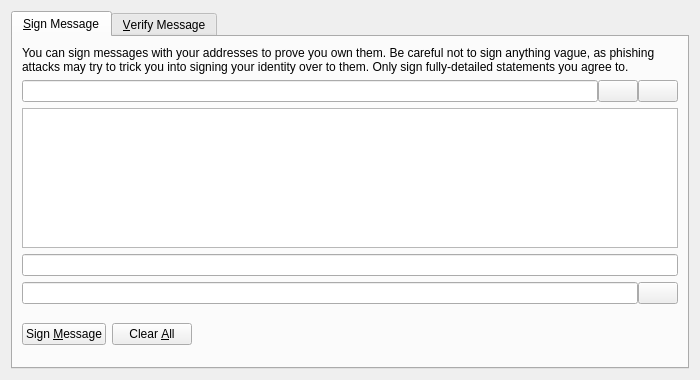
<?xml version="1.0" encoding="UTF-8"?>
<ui version="4.0">
 <class>SignVerifyMessageDialog</class>
 <widget class="QDialog" name="SignVerifyMessageDialog">
  <property name="geometry">
   <rect>
    <x>0</x>
    <y>0</y>
    <width>700</width>
    <height>380</height>
   </rect>
  </property>
  <property name="windowTitle">
   <string>Signatures - Sign / Verify a Message</string>
  </property>
  <property name="modal">
   <bool>true</bool>
  </property>
  <layout class="QVBoxLayout" name="verticalLayout">
   <item>
    <widget class="QTabWidget" name="tabWidget">
     <property name="currentIndex">
      <number>0</number>
     </property>
     <widget class="QWidget" name="tabSignMessage">
      <attribute name="title">
       <string>&amp;Sign Message</string>
      </attribute>
      <layout class="QVBoxLayout" name="verticalLayout_SM">
       <item>
        <widget class="QLabel" name="infoLabel_SM">
         <property name="text">
          <string>You can sign messages with your addresses to prove you own them. Be careful not to sign anything vague, as phishing attacks may try to trick you into signing your identity over to them. Only sign fully-detailed statements you agree to.</string>
         </property>
         <property name="textFormat">
          <enum>Qt::PlainText</enum>
         </property>
         <property name="wordWrap">
          <bool>true</bool>
         </property>
        </widget>
       </item>
       <item>
        <layout class="QHBoxLayout" name="horizontalLayout_1_SM">
         <property name="spacing">
          <number>0</number>
         </property>
         <item>
          <widget class="QValidatedLineEdit" name="addressIn_SM">
           <property name="toolTip">
            <string>The address to sign the message with (e.g. mNS17iag9jJgTHD1VXjvLCEnZuQ3rJDE9L)</string>
           </property>
           <property name="maxLength">
            <number>34</number>
           </property>
          </widget>
         </item>
         <item>
          <widget class="QPushButton" name="addressBookButton_SM">
           <property name="toolTip">
            <string>Choose an address from the address book</string>
           </property>
           <property name="text">
            <string/>
           </property>
           <property name="icon">
            <iconset resource="../bitcoin.qrc">
             <normaloff>:/icons/address-book</normaloff>:/icons/address-book</iconset>
           </property>
           <property name="shortcut">
            <string>Alt+A</string>
           </property>
           <property name="autoDefault">
            <bool>false</bool>
           </property>
          </widget>
         </item>
         <item>
          <widget class="QPushButton" name="pasteButton_SM">
           <property name="toolTip">
            <string>Paste address from clipboard</string>
           </property>
           <property name="text">
            <string/>
           </property>
           <property name="icon">
            <iconset resource="../bitcoin.qrc">
             <normaloff>:/icons/editpaste</normaloff>:/icons/editpaste</iconset>
           </property>
           <property name="shortcut">
            <string>Alt+P</string>
           </property>
           <property name="autoDefault">
            <bool>false</bool>
           </property>
          </widget>
         </item>
        </layout>
       </item>
       <item>
        <widget class="QPlainTextEdit" name="messageIn_SM">
         <property name="toolTip">
          <string>Enter the message you want to sign here</string>
         </property>
        </widget>
       </item>
       <item>
        <widget class="QValidatedLineEdit" name="pubkeyOut_VM">
         <property name="toolTip">
          <string>The public key used to sign the message</string>
         </property>
         <property name="maxLength">
          <number>128</number>
         </property>
        </widget>
       </item>
       <item>
        <layout class="QHBoxLayout" name="horizontalLayout_2_SM">
         <property name="spacing">
          <number>0</number>
         </property>
         <item>
          <widget class="QLineEdit" name="signatureOut_SM">
           <property name="font">
            <font>
             <italic>true</italic>
            </font>
           </property>
           <property name="readOnly">
            <bool>true</bool>
           </property>
          </widget>
         </item>
         <item>
          <widget class="QPushButton" name="copySignatureButton_SM">
           <property name="toolTip">
            <string>Copy the current signature to the system clipboard</string>
           </property>
           <property name="text">
            <string/>
           </property>
           <property name="icon">
            <iconset resource="../bitcoin.qrc">
             <normaloff>:/icons/editcopy</normaloff>:/icons/editcopy</iconset>
           </property>
           <property name="autoDefault">
            <bool>false</bool>
           </property>
          </widget>
         </item>
        </layout>
       </item>
       <item>
        <layout class="QHBoxLayout" name="horizontalLayout_3_SM">
         <item>
          <widget class="QPushButton" name="signMessageButton_SM">
           <property name="toolTip">
            <string>Sign the message to prove you own this 365Coin address</string>
           </property>
           <property name="text">
            <string>Sign &amp;Message</string>
           </property>
           <property name="icon">
            <iconset resource="../bitcoin.qrc">
             <normaloff>:/icons/edit</normaloff>:/icons/edit</iconset>
           </property>
           <property name="autoDefault">
            <bool>false</bool>
           </property>
          </widget>
         </item>
         <item>
          <widget class="QPushButton" name="clearButton_SM">
           <property name="toolTip">
            <string>Reset all sign message fields</string>
           </property>
           <property name="text">
            <string>Clear &amp;All</string>
           </property>
           <property name="icon">
            <iconset resource="../bitcoin.qrc">
             <normaloff>:/icons/remove</normaloff>:/icons/remove</iconset>
           </property>
           <property name="autoDefault">
            <bool>false</bool>
           </property>
          </widget>
         </item>
         <item>
          <spacer name="horizontalSpacer_1_SM">
           <property name="orientation">
            <enum>Qt::Horizontal</enum>
           </property>
           <property name="sizeHint" stdset="0">
            <size>
             <width>40</width>
             <height>48</height>
            </size>
           </property>
          </spacer>
         </item>
         <item>
          <widget class="QLabel" name="statusLabel_SM">
           <property name="font">
            <font>
             <weight>75</weight>
             <bold>true</bold>
            </font>
           </property>
           <property name="text">
            <string/>
           </property>
           <property name="wordWrap">
            <bool>true</bool>
           </property>
          </widget>
         </item>
         <item>
          <spacer name="horizontalSpacer_2_SM">
           <property name="orientation">
            <enum>Qt::Horizontal</enum>
           </property>
           <property name="sizeHint" stdset="0">
            <size>
             <width>40</width>
             <height>48</height>
            </size>
           </property>
          </spacer>
         </item>
        </layout>
       </item>
      </layout>
     </widget>
     <widget class="QWidget" name="tabVerifyMessage">
      <attribute name="title">
       <string>&amp;Verify Message</string>
      </attribute>
      <layout class="QVBoxLayout" name="verticalLayout_VM">
       <item>
        <widget class="QLabel" name="infoLabel_VM">
         <property name="text">
          <string>Enter the signing address, message (ensure you copy line breaks, spaces, tabs, etc. exactly) and signature below to verify the message. Be careful not to read more into the signature than what is in the signed message itself, to avoid being tricked by a man-in-the-middle attack.</string>
         </property>
         <property name="textFormat">
          <enum>Qt::PlainText</enum>
         </property>
         <property name="alignment">
          <set>Qt::AlignLeading|Qt::AlignLeft|Qt::AlignTop</set>
         </property>
         <property name="wordWrap">
          <bool>true</bool>
         </property>
        </widget>
       </item>
       <item>
        <layout class="QHBoxLayout" name="horizontalLayout_1_VM">
         <property name="spacing">
          <number>0</number>
         </property>
         <item>
          <widget class="QValidatedLineEdit" name="addressIn_VM">
           <property name="toolTip">
            <string>The address the message was signed with (e.g. mNS17iag9jJgTHD1VXjvLCEnZuQ3rJDE9L)</string>
           </property>
           <property name="maxLength">
            <number>34</number>
           </property>
          </widget>
         </item>
         <item>
          <widget class="QPushButton" name="addressBookButton_VM">
           <property name="toolTip">
            <string>Choose an address from the address book</string>
           </property>
           <property name="text">
            <string/>
           </property>
           <property name="icon">
            <iconset resource="../bitcoin.qrc">
             <normaloff>:/icons/address-book</normaloff>:/icons/address-book</iconset>
           </property>
           <property name="shortcut">
            <string>Alt+A</string>
           </property>
           <property name="autoDefault">
            <bool>false</bool>
           </property>
          </widget>
         </item>
        </layout>
       </item>
       <item>
        <widget class="QPlainTextEdit" name="messageIn_VM"/>
       </item>
       <item>
        <widget class="QValidatedLineEdit" name="pubkeyIn_VM">
         <property name="toolTip">
          <string>The public key used to sign the message</string>
         </property>
         <property name="maxLength">
          <number>128</number>
         </property>
        </widget>
       </item>
       <item>
        <widget class="QValidatedLineEdit" name="signatureIn_VM"/>
       </item>
       <item>
        <layout class="QHBoxLayout" name="horizontalLayout_2_VM">
         <item>
          <widget class="QPushButton" name="verifyMessageButton_VM">
           <property name="toolTip">
            <string>Verify the message to ensure it was signed with the specified 365Coin address</string>
           </property>
           <property name="text">
            <string>Verify &amp;Message</string>
           </property>
           <property name="icon">
            <iconset resource="../bitcoin.qrc">
             <normaloff>:/icons/transaction_0</normaloff>:/icons/transaction_0</iconset>
           </property>
           <property name="autoDefault">
            <bool>false</bool>
           </property>
          </widget>
         </item>
         <item>
          <widget class="QPushButton" name="clearButton_VM">
           <property name="toolTip">
            <string>Reset all verify message fields</string>
           </property>
           <property name="text">
            <string>Clear &amp;All</string>
           </property>
           <property name="icon">
            <iconset resource="../bitcoin.qrc">
             <normaloff>:/icons/remove</normaloff>:/icons/remove</iconset>
           </property>
           <property name="autoDefault">
            <bool>false</bool>
           </property>
          </widget>
         </item>
         <item>
          <spacer name="horizontalSpacer_1_VM">
           <property name="orientation">
            <enum>Qt::Horizontal</enum>
           </property>
           <property name="sizeHint" stdset="0">
            <size>
             <width>40</width>
             <height>48</height>
            </size>
           </property>
          </spacer>
         </item>
         <item>
          <widget class="QLabel" name="statusLabel_VM">
           <property name="font">
            <font>
             <weight>75</weight>
             <bold>true</bold>
            </font>
           </property>
           <property name="text">
            <string/>
           </property>
           <property name="wordWrap">
            <bool>true</bool>
           </property>
          </widget>
         </item>
         <item>
          <spacer name="horizontalSpacer_2_VM">
           <property name="orientation">
            <enum>Qt::Horizontal</enum>
           </property>
           <property name="sizeHint" stdset="0">
            <size>
             <width>40</width>
             <height>48</height>
            </size>
           </property>
          </spacer>
         </item>
        </layout>
       </item>
      </layout>
     </widget>
    </widget>
   </item>
  </layout>
 </widget>
 <customwidgets>
  <customwidget>
   <class>QValidatedLineEdit</class>
   <extends>QLineEdit</extends>
   <header>qvalidatedlineedit.h</header>
  </customwidget>
 </customwidgets>
 <resources>
  <include location="../bitcoin.qrc"/>
 </resources>
 <connections/>
</ui>
